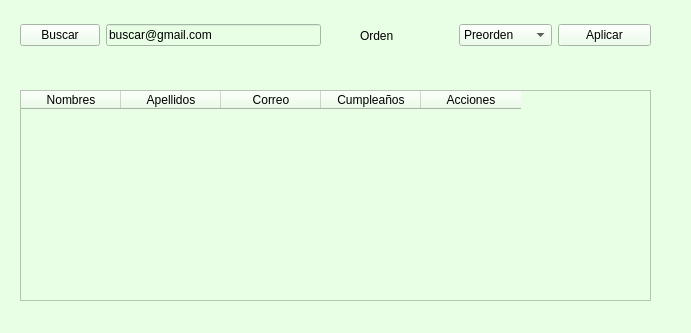
<?xml version="1.0" encoding="UTF-8"?>
<ui version="4.0">
 <class>Widget_CtrUser_Admin</class>
 <widget class="QWidget" name="Widget_CtrUser_Admin">
  <property name="geometry">
   <rect>
    <x>0</x>
    <y>0</y>
    <width>691</width>
    <height>333</height>
   </rect>
  </property>
  <property name="windowTitle">
   <string>Form</string>
  </property>
  <property name="styleSheet">
   <string notr="true">background-color: rgb(232, 255, 230);</string>
  </property>
  <widget class="QTableWidget" name="tbl_Users">
   <property name="geometry">
    <rect>
     <x>20</x>
     <y>90</y>
     <width>631</width>
     <height>211</height>
    </rect>
   </property>
   <property name="frameShadow">
    <enum>QFrame::Shadow::Plain</enum>
   </property>
   <property name="showGrid">
    <bool>false</bool>
   </property>
   <property name="wordWrap">
    <bool>true</bool>
   </property>
   <column>
    <property name="text">
     <string>Nombres</string>
    </property>
   </column>
   <column>
    <property name="text">
     <string>Apellidos</string>
    </property>
   </column>
   <column>
    <property name="text">
     <string>Correo</string>
    </property>
   </column>
   <column>
    <property name="text">
     <string>Cumpleaños</string>
    </property>
   </column>
   <column>
    <property name="text">
     <string>Acciones</string>
    </property>
   </column>
  </widget>
  <widget class="QWidget" name="layoutWidget">
   <property name="geometry">
    <rect>
     <x>20</x>
     <y>20</y>
     <width>301</width>
     <height>31</height>
    </rect>
   </property>
   <layout class="QHBoxLayout" name="horizontalLayout">
    <item>
     <widget class="QPushButton" name="pushButton">
      <property name="text">
       <string>Buscar</string>
      </property>
     </widget>
    </item>
    <item>
     <widget class="QLineEdit" name="txt_buscar">
      <property name="text">
       <string>buscar@gmail.com</string>
      </property>
     </widget>
    </item>
   </layout>
  </widget>
  <widget class="QWidget" name="layoutWidget">
   <property name="geometry">
    <rect>
     <x>360</x>
     <y>20</y>
     <width>291</width>
     <height>31</height>
    </rect>
   </property>
   <layout class="QHBoxLayout" name="horizontalLayout_2">
    <item>
     <widget class="QLabel" name="label">
      <property name="text">
       <string>Orden</string>
      </property>
     </widget>
    </item>
    <item>
     <widget class="QComboBox" name="cmb_orden">
      <item>
       <property name="text">
        <string>Preorden</string>
       </property>
      </item>
      <item>
       <property name="text">
        <string>Inorden</string>
       </property>
      </item>
      <item>
       <property name="text">
        <string>Postorden</string>
       </property>
      </item>
     </widget>
    </item>
    <item>
     <widget class="QPushButton" name="btn_Aplicar">
      <property name="text">
       <string>Aplicar</string>
      </property>
     </widget>
    </item>
   </layout>
  </widget>
 </widget>
 <resources/>
 <connections/>
</ui>
